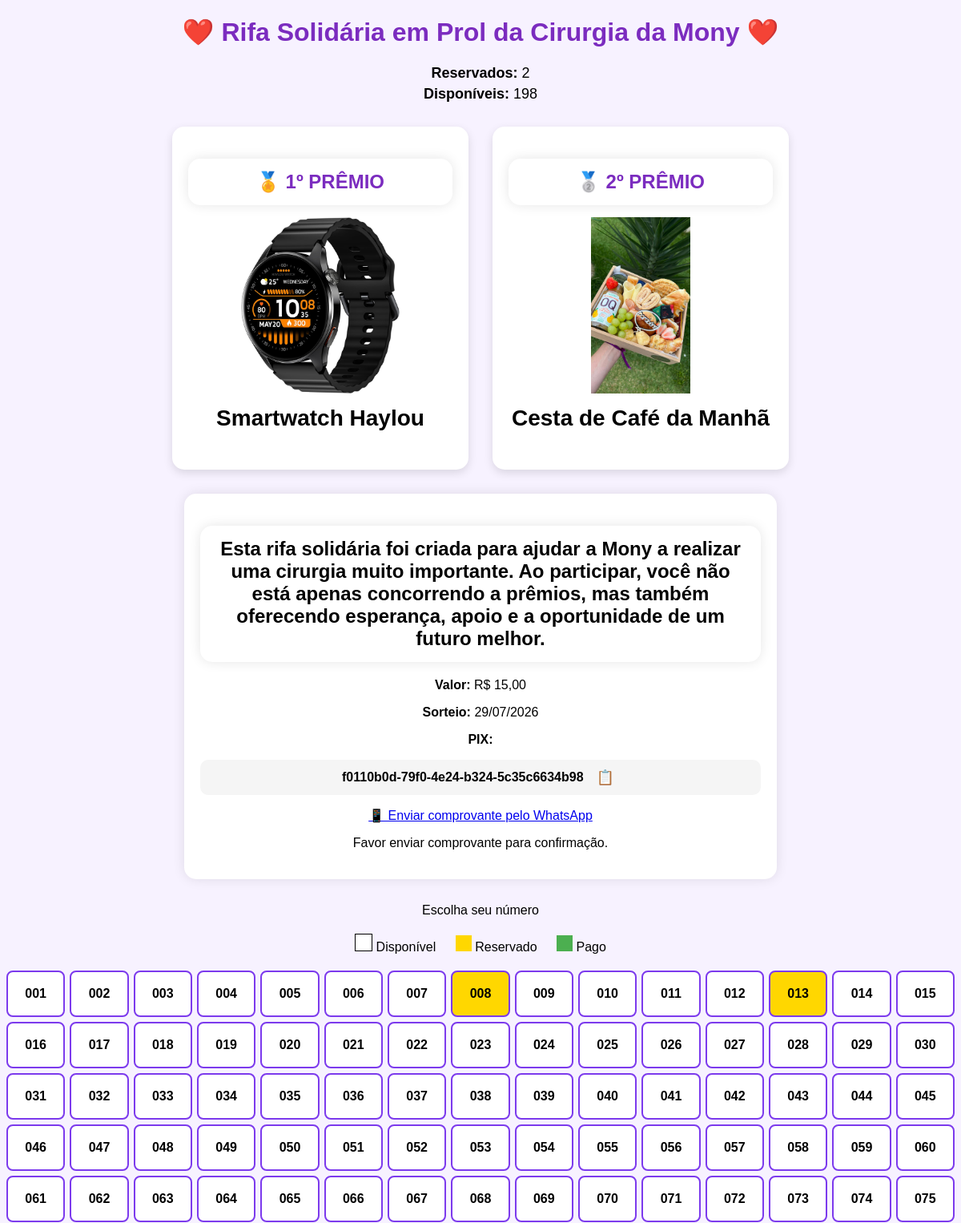
The app's page / (upper part), older data.
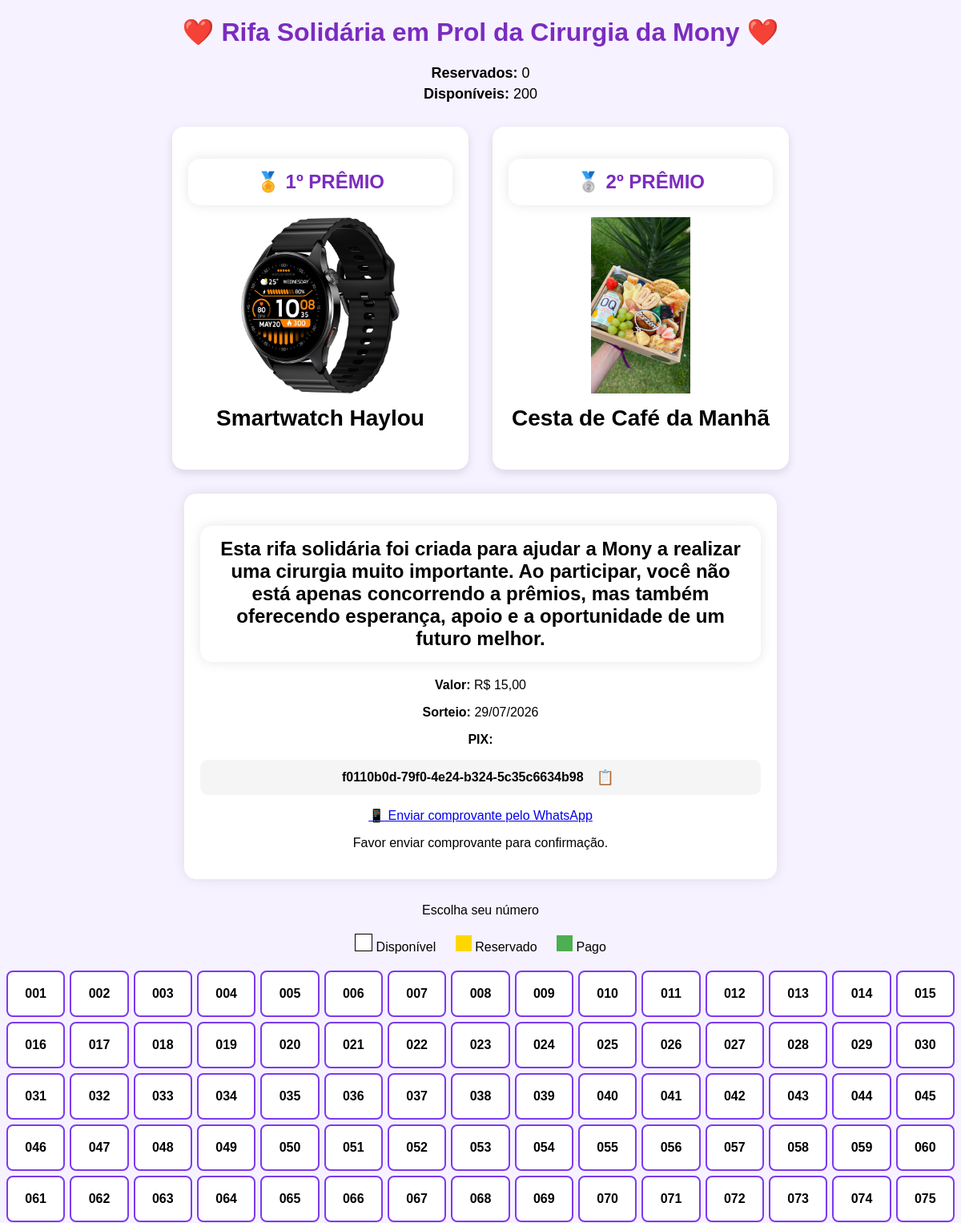
The same page, newer data.
### models.py (models this page shows)
class Numero(db.Model):
    ...
    id = db.Column(db.Integer, primary_key=True)
    numero = db.Column(
        db.Integer,
        unique=True,
        nullable=False
    )
    status = db.Column(
        db.String(50),
        default="disponivel"
    )
    nome = db.Column(
        db.String(100)
    )
    telefone = db.Column(
        db.String(20)
    )

### app.py (the view)
@app.route("/")
def index():
    numeros = Numero.query.order_by(Numero.numero).all()
    reservados = Numero.query.filter(
        Numero.status.in_(["reservado", "pago"])
    ).count()
    disponiveis = Numero.query.filter_by(
        status="disponivel"
    ).count()
    return render_template(
        "index.html",
        numeros=numeros,
        reservados=reservados,
        disponiveis=disponiveis
    )

### templates/index.html (shortened to what this page needs)
<!doctype html>
<html lang="pt-BR">
  <head>
    <link
      rel="stylesheet"
      href="{{ url_for('static', filename='css/style.css') }}"
    />
  </head>
  <body>
    <h1>❤️ Rifa Solidária em Prol da Cirurgia da Mony ❤️</h1>
    <div class="estatisticas">
      <p><strong>Reservados:</strong> {{ reservados }}</p>
      <p><strong>Disponíveis:</strong> {{ disponiveis }}</p>
    </div>
    <div class="premios">
      <div class="premio">
        <h2 style="color: #7b2cbf; margin-bottom: 10px">🏅 1º PRÊMIO</h2>
        <img
          src="{{ url_for('static', filename='imagens/relogio.jpg') }}"
          alt="Smartwatch"
        />
        <h3>Smartwatch Haylou</h3>
      </div>
      <div class="premio">
        <h2 style="color: #7b2cbf; margin-bottom: 10px">🥈 2º PRÊMIO</h2>
        <img
          src="{{ url_for('static', filename='imagens/cesta.jpg') }}"
          alt="Cesta"
        />
        <h3>Cesta de Café da Manhã</h3>
      </div>
    </div>
    <div class="info-rifa">
      <h2>
        Esta rifa solidária foi criada para ajudar a Mony a realizar uma
        cirurgia muito importante. Ao participar, você não está apenas
        concorrendo a prêmios, mas também oferecendo esperança, apoio e a
        oportunidade de um futuro melhor.
      </h2>
      <p><strong>Valor:</strong> R$ 15,00</p>
      <p><strong>Sorteio:</strong> 29/07/2026</p>
      <p><strong>PIX:</strong></p>
      <div class="pix-box">
        <span id="pixKeyInicial">f0110b0d-79f0-4e24-b324-5c35c6634b98</span>
        <button
          onclick="copiarPixInicial()"
          class="btn-copy"
          title="Copiar PIX"
        >
          📋
        </button>
      </div>
      <p>
        <a
          href="https://wa.me/5562999051610?text=Olá,%20acabei%20de%20fazer%20o%20pagamento%20da%20rifa%20e%20vou%20enviar%20o%20comprovante."
          target="_blank"
          class="btn-whatsapp"
        >
          📱 Enviar comprovante pelo WhatsApp
        </a>
      </p>
      <p>Favor enviar comprovante para confirmação.</p>
    </div>
    <p>Escolha seu número</p>
    <div style="margin: 20px">
      <span
        style="
          display: inline-block;
          width: 20px;
          height: 20px;
          background: white;
          border: 1px solid #000;
        "
      ></span>
      Disponível
      <span
        style="
          display: inline-block;
          width: 20px;
          height: 20px;
          background: #ffd700;
          margin-left: 20px;
        "
      ></span>
      Reservado
      <span
        style="
          display: inline-block;
          width: 20px;
          height: 20px;
          background: #4caf50;
          margin-left: 20px;
        "
      ></span>
      Pago
    </div>
    <div class="grid">
      {% for numero in numeros %}
      <div class="numero {{ numero.status }}">
        {% if numero.status == 'reservado' or numero.status == 'pago' %}
        <span>{{ "%03d"|format(numero.numero) }}</span>
        {% else %}
        <div
          class="numero-disponivel"
          data-id="{{ numero.id }}"
          data-numero="{{ '%03d'|format(numero.numero) }}"
        >
          {{ "%03d"|format(numero.numero) }}
        </div>
        {% endif %}
      </div>
      {% endfor %}
    </div>
  </body>
</html>

Row changes from the older to the newer data that the page shows:
changed Numero (number 8 of 75 on the later page): status "reservado" → "disponivel" (drawn)
changed Numero (number 13 of 75 on the later page): status "reservado" → "disponivel" (drawn)
Text that changed along with them:
{{ reservados }}: "2" → "0"
{{ disponiveis }}: "198" → "200"
